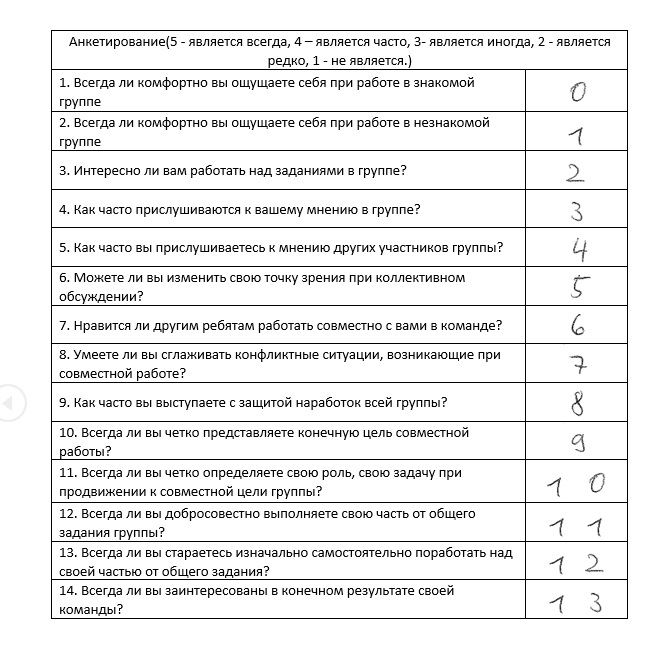
#> input picture res/csv7.jpg, 663 x 657 px
$ python utility_functions.py
#> lines starting #> are read from the running program, lines starting #| are printed output that depends on the picture; after the words box and inside, x2 and y2 are one past the last pixel; in counts of white or black regions, pixels touching at a corner belong together
### opencv_functions_class.py
import cv2
import numpy as np
import itertools
import pytesseract


class OpencvFunctions:
    def __init__(self, image_file):
#> called with image_file = 'res/csv7.jpg'
        self.dots = None
        self.rects_coords = None
        self.image = cv2.imread(image_file)
#> self.image is the input picture: shape (657, 663, 3); min 0, max 255, mean 236.5
        self.height, self.width = self.image.shape[:2]
#> self.height = 657; self.width = 663
        self.borders = None
        self.gray = cv2.cvtColor(self.image, cv2.COLOR_BGR2GRAY)
        _, self.image_bin = cv2.threshold(self.gray, 128, 255, cv2.THRESH_BINARY_INV)
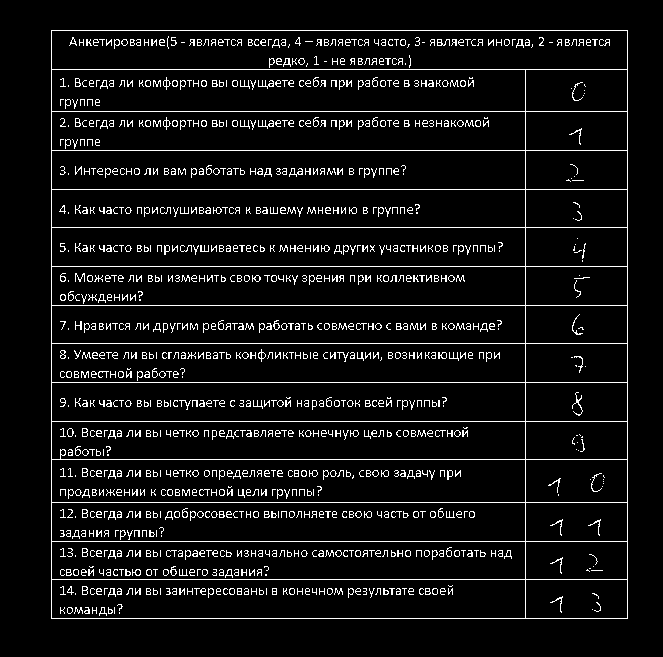
#> self.image_bin: shape (657, 663); 6.9% white in thin lines or dots, all inside (x1, y1, x2, y2) = (51, 30, 628, 619)

    def load(self):
        """Загружает изображение"""
        self.image = cv2.imread(self.image)

    def normalize(self):
        """Приводит изображение в удобный для работы вид (выравнивание по горизонтали)"""
        gray = cv2.cvtColor(self.image, cv2.COLOR_BGR2GRAY)
        _, img_bin = cv2.threshold(gray, 128, 255, cv2.THRESH_BINARY_INV)
        cords = np.column_stack(np.where(img_bin == 255))
#> cords = 30171 pairs, first value 30 to 618, second value 51 to 627
        angle = cv2.minAreaRect(cords)[-1]
#> angle = -90

        if angle < 45:
            angle = -angle
#> angle = 90
        else:
            angle = 90 - angle

        (h, w) = self.image.shape[:2]
#> h = 657; w = 663
        center = (w // 2, h // 2)
#> center = (331, 328)
        rotation_matrix = cv2.getRotationMatrix2D(center, angle, 1.0)
#> rotation_matrix = [[6.12e-17, 1, 3], [-1, 6.12e-17, 659]]
        rotated = cv2.warpAffine(self.image, rotation_matrix, (w, h), flags=cv2.INTER_CUBIC,
                                 borderMode=cv2.BORDER_REPLICATE)
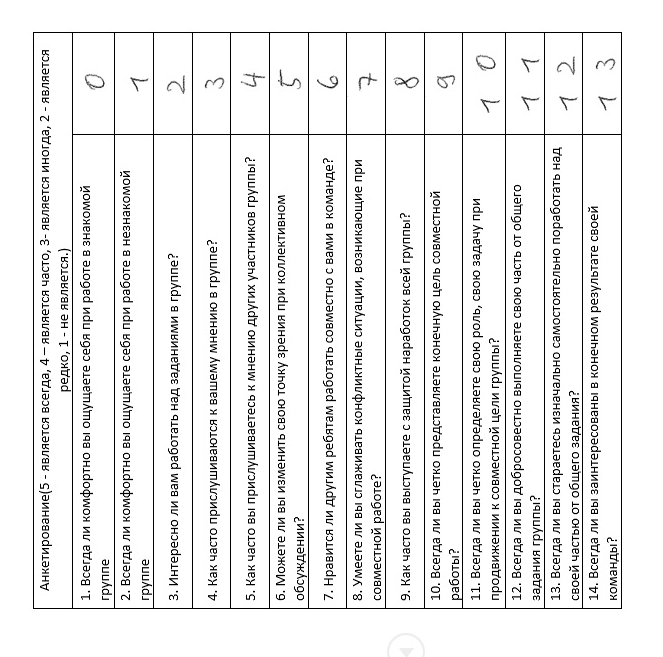
#> rotated: shape (657, 663, 3); min 0, max 255, mean 236.6
        self.image = rotated

    def get_coords(self):
        """Определение координат ячеек"""
        gray = cv2.cvtColor(self.image, cv2.COLOR_BGR2GRAY)
        _, img_bin = cv2.threshold(gray, 128, 255, cv2.THRESH_BINARY_INV)
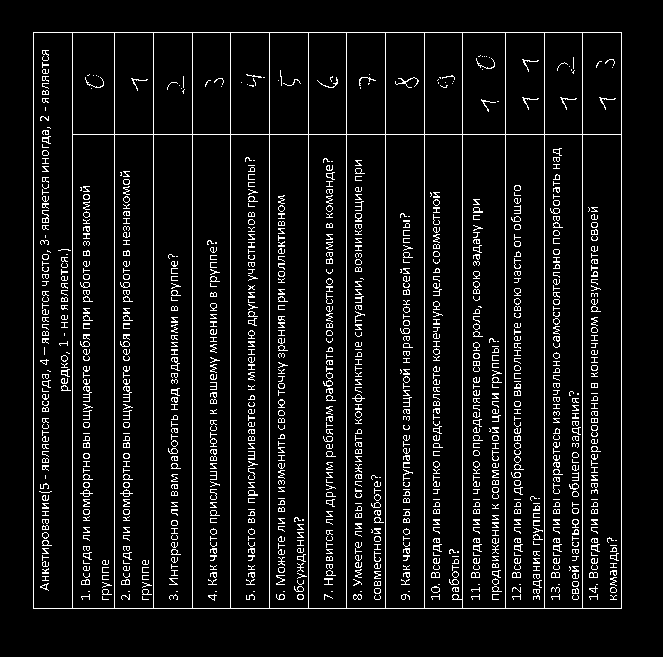
#> img_bin: shape (657, 663); 6.9% white in thin lines or dots, all inside (x1, y1, x2, y2) = (33, 32, 622, 609)
        # Выделяем горизонтальные линии при помощи ядра 1x50(горизонтальная линия)
        structuring_element = np.ones((1, 50), np.uint8)
        erode_image = cv2.erode(img_bin, structuring_element, iterations=1)
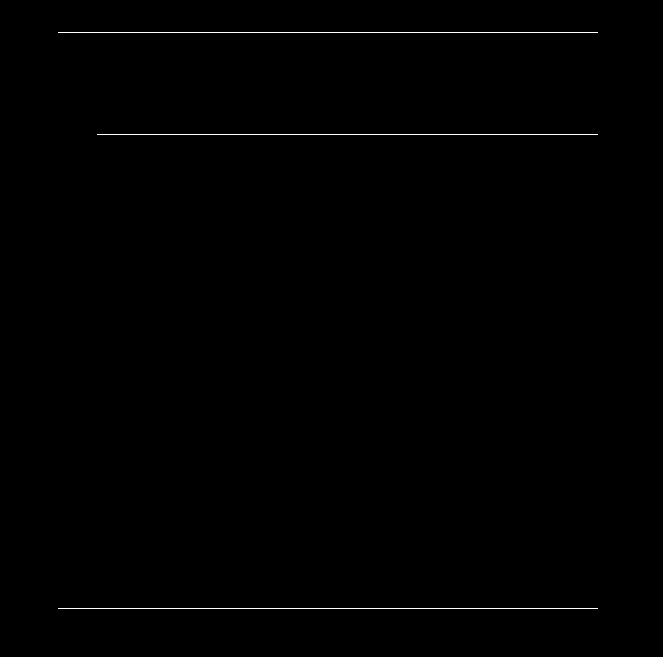
#> erode_image: shape (657, 663); 0.36% white in thin lines or dots, all inside (x1, y1, x2, y2) = (58, 32, 598, 609)
        hor = cv2.dilate(erode_image, structuring_element, iterations=1)
#> hor: shape (657, 663); 0.4% white in thin lines or dots, all inside (x1, y1, x2, y2) = (34, 32, 623, 609)
        # Выделяем вертикальные линии при помощи ядра 50x1(вертикальная линия)
        structuring_element = np.ones((50, 1), np.uint8)
        erode_image = cv2.erode(img_bin, structuring_element, iterations=1)
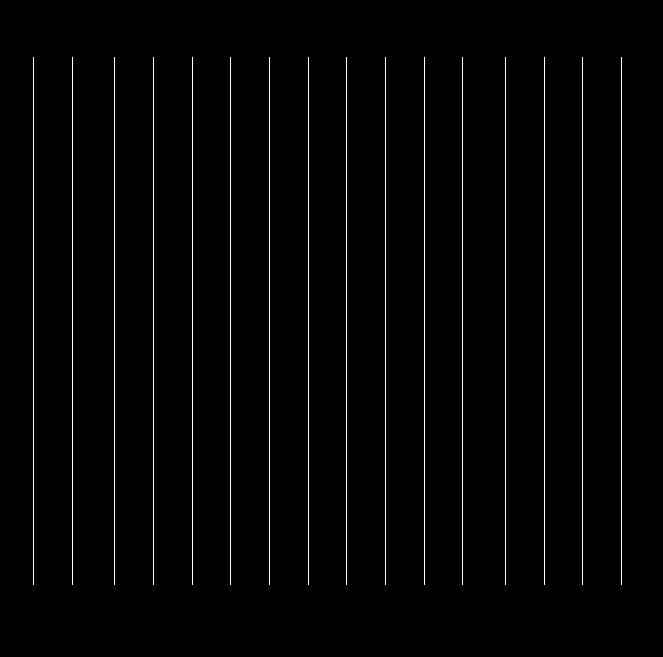
#> erode_image: shape (657, 663); 1.9% white in thin lines or dots, all inside (x1, y1, x2, y2) = (33, 57, 622, 585)
        ver = cv2.dilate(erode_image, structuring_element, iterations=1)
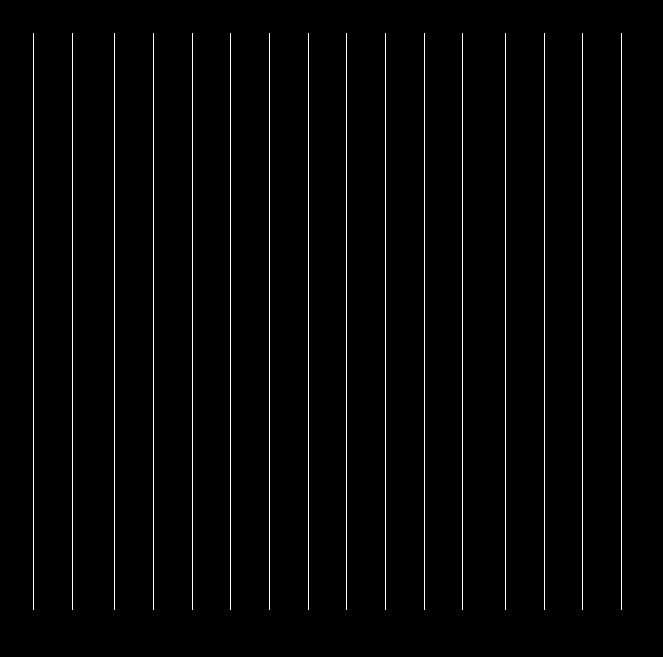
#> ver: shape (657, 663); 2.1% white in thin lines or dots, all inside (x1, y1, x2, y2) = (33, 33, 622, 610)
        # Применяем бинарное умножение  вертикальных и горизонтальных линий для получения точек пересечения
        self.dots = cv2.bitwise_and(ver, hor)
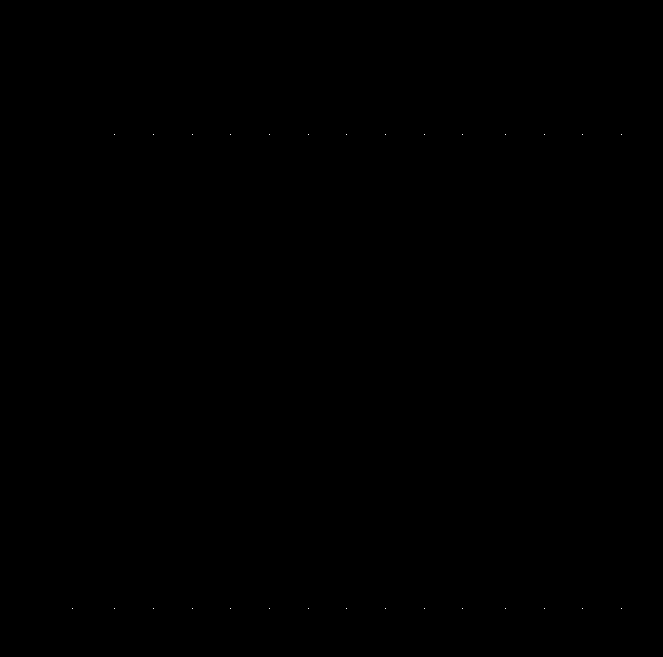
#> self.dots: shape (657, 663); 0.01% white in thin lines or dots, all inside (x1, y1, x2, y2) = (72, 134, 622, 609)

        coords = []

        # Определяем координаты точек пересечения
        for y in range(self.height):
            for x in range(self.width):
                if self.dots[y][x] == 255:
                    coords.append((x, y))

        coords.pop(-1)

        self.rects_coords = []

        # Для каждой ячейки берем правый верхний и левый нижний угол по координатам
        for i in range(0, len(coords) - 1, 2):
            self.rects_coords.append((coords[i], coords[i + 1]))

    def show_cells(self):
        """Вывод каждой ячейки"""
        i = 0
        for x in self.rects_coords:
            if x[1][0] < x[0][0]:
                crop_img = self.image[x[0][1]:x[1][1], x[1][0]:x[0][0]]
            else:
                crop_img = self.image[x[0][1]:x[1][1], x[0][0]:x[1][0]]

            crop_img = cv2.threshold(crop_img, 170, 255, cv2.THRESH_BINARY_INV)[1]
            kernel = np.ones((2, 2), np.uint8)
            crop_img = cv2.dilate(crop_img, kernel, iterations=2)
            crop_img = cv2.bitwise_not(crop_img)

            cv2.imwrite(f"res/cells/cell{i}.jpg", crop_img)
            i += 1
#> after the loop, i = 0

            # [8 lines of commented-out code are left out]

### utility_functions.py
import cv2
import numpy as np
from opencv_functions_class import OpencvFunctions
import pytesseract


class UtilityFunctions(OpencvFunctions):
    def show(self):
        """Вывод изображения"""
        cv2.imshow('0', self.image)
        cv2.waitKey(0)


if __name__ == "__main__":
    img = UtilityFunctions("res/csv7.jpg")
    img.show()
    img.normalize()
    img.show()
    img.get_coords()
#> (the run stopped early here; a loop or call above may not have finished)

$ run again, with res/csv1.jpg copied over res/csv7.jpg
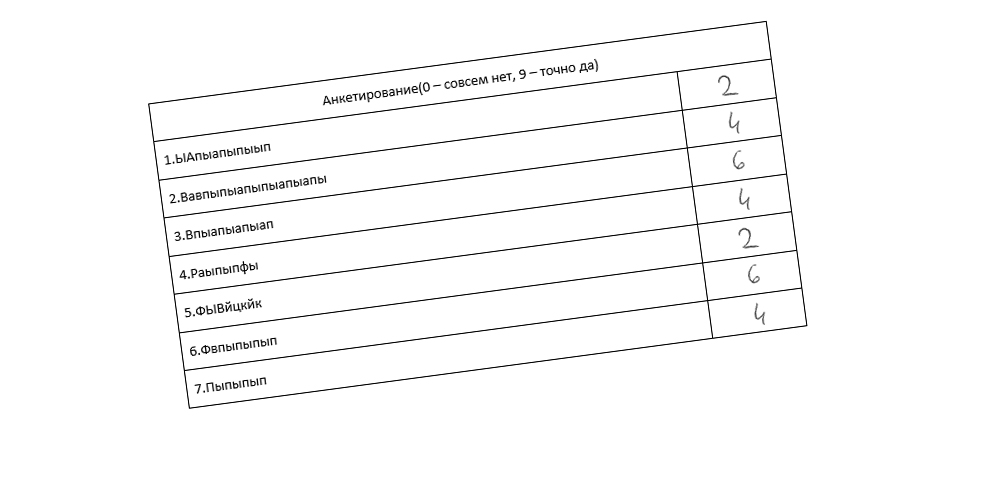
#> input picture res/csv1.jpg, 1000 x 500 px
#> in __init__, self.image is the input picture: shape (500, 1000, 3); min 0, max 255, mean 249.7
#> in __init__, `_, self.image_bin = cv2.threshold(self.gray, 128, 255, cv2.THRESH_BINA..`:
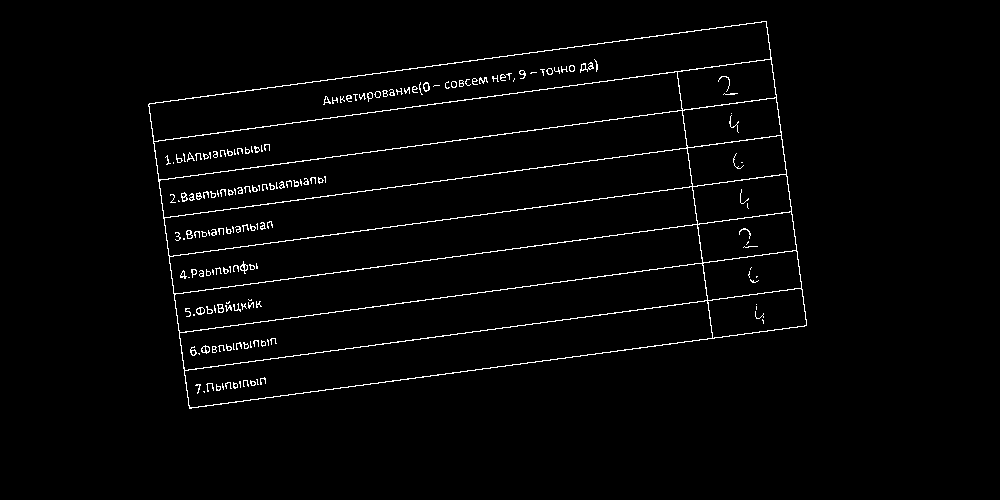
#> self.image_bin: shape (500, 1000); 2.1% white in thin lines or dots, all inside (x1, y1, x2, y2) = (148, 21, 807, 409)
#> cords = 10424 pairs, first value 21 to 408, second value 148 to 806
#> in normalize, `angle = cv2.minAreaRect(cords)[-1]`: angle = -82.39
#> in normalize, `angle = -angle`: angle = 82.39
#> rotation_matrix = [[0.132, 0.991, 186], [-0.991, 0.132, 712.5]]
#> img_bin: shape (500, 1000); 1.3% white in thin lines or dots, all inside (x1, y1, x2, y2) = (308, 0, 616, 500)
#> hor: shape (500, 1000); 0.05% white in thin lines or dots, all inside (x1, y1, x2, y2) = (347, 51, 617, 52)
#> in get_coords, `erode_image = cv2.erode(img_bin, structuring_element, iterations=1)`:
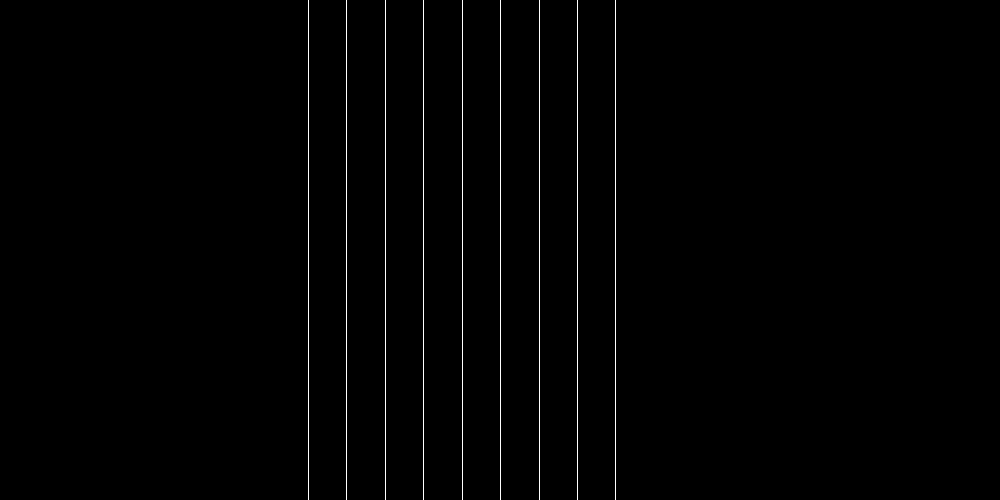
#> erode_image: shape (500, 1000); 0.9% white in thin lines or dots, all inside (x1, y1, x2, y2) = (308, 0, 616, 500)
#> self.dots: shape (500, 1000); 0% white in thin lines or dots, all inside (x1, y1, x2, y2) = (385, 51, 616, 52)
#> after the loop in show_cells, `for x in self.rects_coords:`: i = 0

$ run again, with res/csv3.jpg copied over res/csv7.jpg
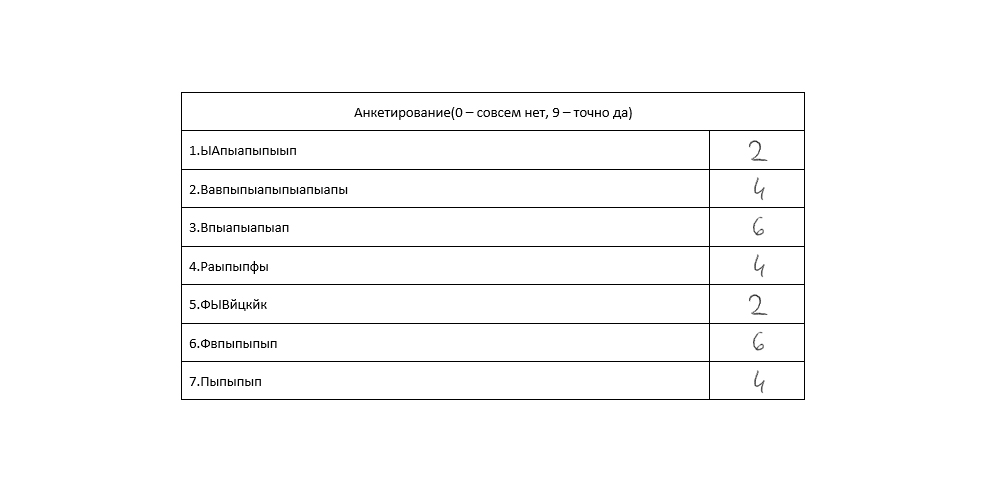
#> input picture res/csv3.jpg, 1000 x 500 px
#> in __init__, self.image is the input picture: shape (500, 1000, 3); min 0, max 255, mean 250.2
#> in __init__, `_, self.image_bin = cv2.threshold(self.gray, 128, 255, cv2.THRESH_BINA..`:
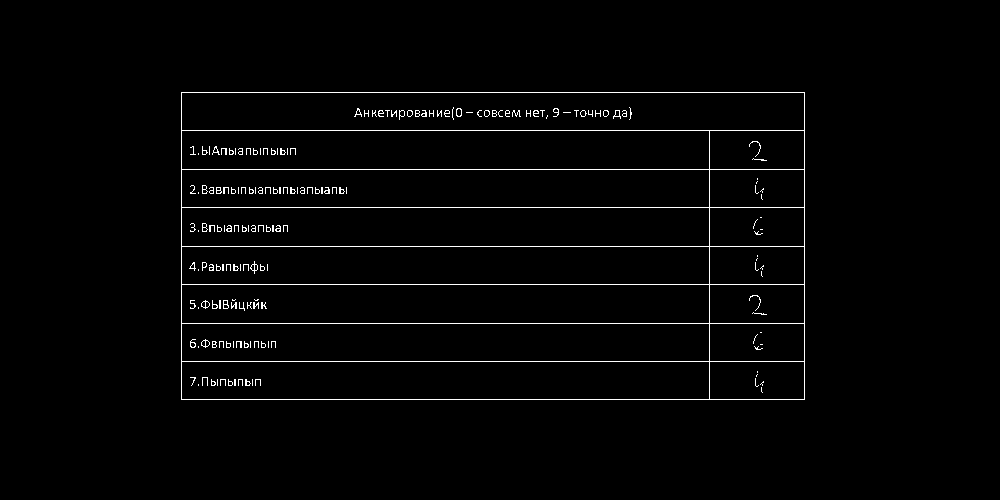
#> self.image_bin: shape (500, 1000); 1.8% white in thin lines or dots, all inside (x1, y1, x2, y2) = (181, 92, 805, 400)
#> cords = 9183 pairs, first value 92 to 399, second value 181 to 804
#> in normalize, `angle = cv2.minAreaRect(cords)[-1]`: angle = -90
#> in normalize, `angle = -angle`: angle = 90
#> rotation_matrix = [[6.12e-17, 1, 250], [-1, 6.12e-17, 750]]
#> img_bin: shape (500, 1000); 1.2% white in thin lines or dots, all inside (x1, y1, x2, y2) = (342, 0, 650, 500)
#> hor: shape (500, 1000); 0.05% white in thin lines or dots, all inside (x1, y1, x2, y2) = (381, 41, 651, 42)
#> in get_coords, `erode_image = cv2.erode(img_bin, structuring_element, iterations=1)`:
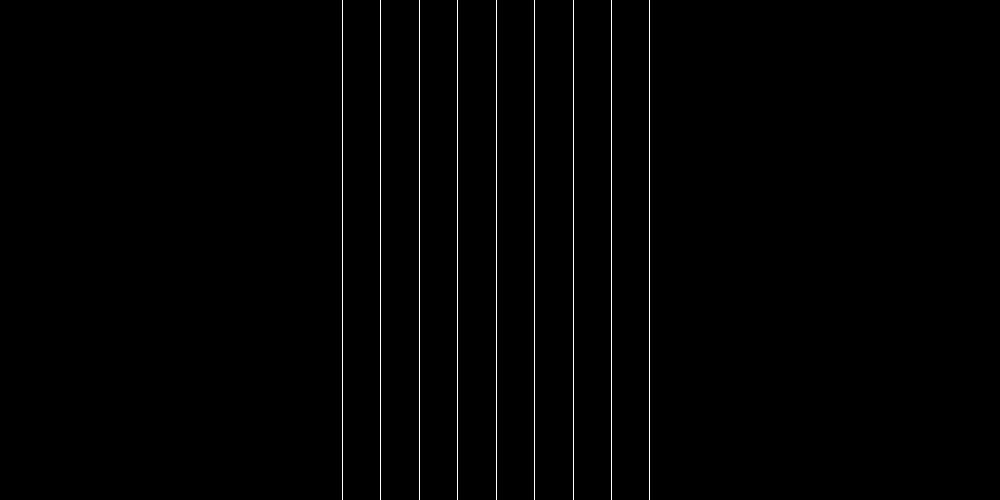
#> erode_image: shape (500, 1000); 0.9% white in thin lines or dots, all inside (x1, y1, x2, y2) = (342, 0, 650, 500)
#> self.dots: shape (500, 1000); 0% white in thin lines or dots, all inside (x1, y1, x2, y2) = (419, 41, 650, 42)
#> after the loop in show_cells, `for x in self.rects_coords:`: i = 0
